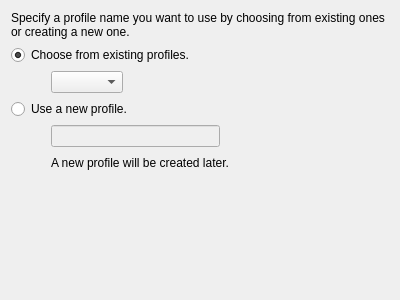
<?xml version="1.0" encoding="UTF-8"?>
<ui version="4.0">
 <class>WizardPage</class>
 <widget class="QWizardPage" name="WizardPage">
  <property name="geometry">
   <rect>
    <x>0</x>
    <y>0</y>
    <width>400</width>
    <height>300</height>
   </rect>
  </property>
  <property name="windowTitle">
   <string>WizardPage</string>
  </property>
  <property name="title">
   <string>Profile Name</string>
  </property>
  <property name="subTitle">
   <string>Specify a name of profile Firefox starts with.</string>
  </property>
  <layout class="QHBoxLayout" name="horizontalLayout">
   <item>
    <layout class="QGridLayout" name="gridLayout">
     <item row="1" column="0">
      <widget class="QRadioButton" name="_radExisting">
       <property name="text">
        <string>Choose from existing profiles.</string>
       </property>
       <property name="checked">
        <bool>true</bool>
       </property>
      </widget>
     </item>
     <item row="9" column="0">
      <spacer name="verticalSpacer">
       <property name="orientation">
        <enum>Qt::Vertical</enum>
       </property>
       <property name="sizeHint" stdset="0">
        <size>
         <width>20</width>
         <height>40</height>
        </size>
       </property>
      </spacer>
     </item>
     <item row="0" column="0">
      <widget class="QLabel" name="label">
       <property name="text">
        <string>Specify a profile name you want to use by choosing from existing ones or creating a new one.</string>
       </property>
       <property name="wordWrap">
        <bool>true</bool>
       </property>
      </widget>
     </item>
     <item row="4" column="0">
      <widget class="QRadioButton" name="_radNew">
       <property name="text">
        <string>Use a new profile.</string>
       </property>
      </widget>
     </item>
     <item row="7" column="0">
      <layout class="QHBoxLayout" name="horizontalLayout_3">
       <item>
        <spacer name="horizontalSpacer_3">
         <property name="orientation">
          <enum>Qt::Horizontal</enum>
         </property>
         <property name="sizeType">
          <enum>QSizePolicy::Fixed</enum>
         </property>
         <property name="sizeHint" stdset="0">
          <size>
           <width>40</width>
           <height>20</height>
          </size>
         </property>
        </spacer>
       </item>
       <item>
        <widget class="QLineEdit" name="_edtNewProfileName">
         <property name="enabled">
          <bool>false</bool>
         </property>
        </widget>
       </item>
       <item>
        <spacer name="horizontalSpacer_4">
         <property name="orientation">
          <enum>Qt::Horizontal</enum>
         </property>
         <property name="sizeHint" stdset="0">
          <size>
           <width>40</width>
           <height>20</height>
          </size>
         </property>
        </spacer>
       </item>
      </layout>
     </item>
     <item row="2" column="0">
      <layout class="QHBoxLayout" name="horizontalLayout_2">
       <item>
        <spacer name="horizontalSpacer">
         <property name="orientation">
          <enum>Qt::Horizontal</enum>
         </property>
         <property name="sizeType">
          <enum>QSizePolicy::Fixed</enum>
         </property>
         <property name="sizeHint" stdset="0">
          <size>
           <width>40</width>
           <height>20</height>
          </size>
         </property>
        </spacer>
       </item>
       <item>
        <widget class="QComboBox" name="_cmbProfileNames">
         <property name="sizePolicy">
          <sizepolicy hsizetype="Preferred" vsizetype="Fixed">
           <horstretch>0</horstretch>
           <verstretch>0</verstretch>
          </sizepolicy>
         </property>
        </widget>
       </item>
       <item>
        <spacer name="horizontalSpacer_2">
         <property name="orientation">
          <enum>Qt::Horizontal</enum>
         </property>
         <property name="sizeHint" stdset="0">
          <size>
           <width>40</width>
           <height>20</height>
          </size>
         </property>
        </spacer>
       </item>
      </layout>
     </item>
     <item row="8" column="0">
      <layout class="QHBoxLayout" name="horizontalLayout_4">
       <item>
        <spacer name="horizontalSpacer_5">
         <property name="orientation">
          <enum>Qt::Horizontal</enum>
         </property>
         <property name="sizeType">
          <enum>QSizePolicy::Fixed</enum>
         </property>
         <property name="sizeHint" stdset="0">
          <size>
           <width>40</width>
           <height>20</height>
          </size>
         </property>
        </spacer>
       </item>
       <item>
        <widget class="QLabel" name="label_2">
         <property name="text">
          <string>A new profile will be created later.</string>
         </property>
        </widget>
       </item>
      </layout>
     </item>
    </layout>
   </item>
  </layout>
 </widget>
 <resources/>
 <connections/>
</ui>
